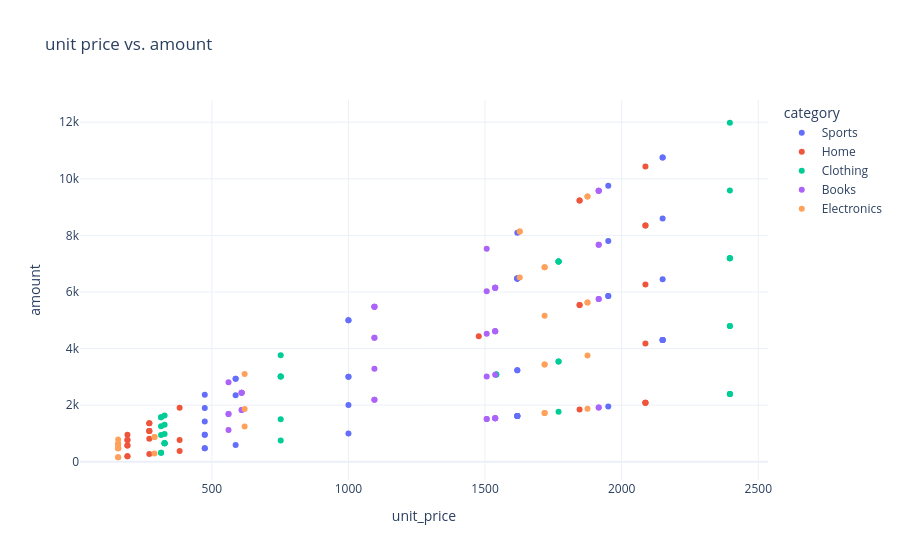

Notebook source saved alongside this figure:
### Code cell
df = pd.read_csv("../datasets/ecommerce/orders_enriched.csv",
                    parse_dates=["order_date"])
# c_a = df.groupby('category', as_index=False)['amount'].sum()
# fig = px.bar(c_a, x='category',y='amount',text='amount', color='category', title='category vs. amount')
# fig.update_traces(texttemplate='%{text:,.0f}', textposition='outside')
# fig.update_layout(height=500, showlegend=False)
#fig.show()

# ts = df.set_index('order_date').sort_index()
# m_a = ts['amount'].resample('ME').sum()
# m_a = m_a.reset_index()
# fig = px.line(m_a, 'order_date', 'amount', markers=True, title='month vs. amount')
# fig.show()


# fig = px.pie(df, 'vip_level')
fig = px.scatter(df, 'unit_price', 'amount', hover_data=['product_name'], color='category', title='unit price vs. amount')

fig.show()

### Figure 1 — Plotly figure (JSON) as saved in the notebook; plotly's stock layout.template omitted (floating-point values rounded to 4 significant figures)
{"data": [{"customdata": [["Dumbbell 5kg"], ["Water Bottle"], ["Running Shoes"], ["Jump Rope"], ["Jump Rope"], ["Water Bottle"], ["Dumbbell 5kg"], ["Running Shoes"], ["Jump Rope"], ["Dumbbell 5kg"], ["Resistance Band"], ["Water Bottle"], ["Running Shoes"], ["Running Shoes"], ["Dumbbell 5kg"], ["Water Bottle"], ["Water Bottle"], ["Water Bottle"], ["Water Bottle"], ["Jump Rope"], ["Jump Rope"], ["Water Bottle"], ["Resistance Band"], ["Jump Rope"], ["Yoga Mat"], ["Water Bottle"], ["Yoga Mat"], ["Water Bottle"], ["Running Shoes"], ["Dumbbell 5kg"], ["Jump Rope"], ["Running Shoes"], ["Dumbbell 5kg"], ["Yoga Mat"], ["Yoga Mat"], ["Dumbbell 5kg"], ["Water Bottle"], ["Resistance Band"], ["Water Bottle"], ["Yoga Mat"], ["Resistance Band"], ["Water Bottle"], ["Dumbbell 5kg"]], "hovertemplate": "category=Sports<br>unit_price=%{x}<br>amount=%{y}<br>product_name=%{customdata[0]}<extra></extra>", "legendgroup": "Sports", "marker": {"color": "#636efa", "symbol": "circle"}, "mode": "markers", "name": "Sports", "orientation": "v", "showlegend": true, "type": "scatter", "x": [2150, 1618, 1000, 474, 474, 1618, 2150, 1000, 474, 2150, 587, 1618, 1000, 1000, 2150, 1618, 1618, 1618, 1618, 474, 474, 1618, 587, 474, 1951, 1618, 1951, 1618, 1000, 2150, 474, 1000, 2150, 1951, 1951, 2150, 1618, 587, 1618, 1951, 587, 1618, 2150], "xaxis": "x", "y": [8600.0, 1618.0, 1000.0, 948.0, 1896.0, 3236.0, 10750.0, 3000.0, 474.0, 4300.0, 2935.0, 1618.0, 2000.0, 3000.0, 4300.0, 6472.0, 6472.0, 6472.0, 6472.0, 2370.0, 474.0, 1618.0, 587.0, 1422.0, 1951.0, 1618.0, 9755.0, 1618.0, 5000.0, 4300.0, 948.0, 5000.0, 4300.0, 7804.0, 5853.0, 6450.0, 3236.0, 2935.0, 6472.0, 5853.0, 2348.0, 8090.0, 10750.0], "yaxis": "y"}, {"customdata": [["Throw Pillow"], ["Coffee Mug"], ["Candle Set"], ["Throw Pillow"], ["Desk Lamp"], ["Candle Set"], ["Candle Set"], ["Plant Pot"], ["Throw Pillow"], ["Coffee Mug"], ["Plant Pot"], ["Desk Lamp"], ["Candle Set"], ["Plant Pot"], ["Candle Set"], ["Wall Clock"], ["Throw Pillow"], ["Candle Set"], ["Throw Pillow"], ["Candle Set"], ["Throw Pillow"], ["Desk Lamp"], ["Coffee Mug"], ["Plant Pot"], ["Plant Pot"], ["Plant Pot"], ["Candle Set"], ["Throw Pillow"], ["Coffee Mug"], ["Plant Pot"], ["Coffee Mug"]], "hovertemplate": "category=Home<br>unit_price=%{x}<br>amount=%{y}<br>product_name=%{customdata[0]}<extra></extra>", "legendgroup": "Home", "marker": {"color": "#EF553B", "symbol": "circle"}, "mode": "markers", "name": "Home", "orientation": "v", "showlegend": true, "type": "scatter", "x": [271, 1846, 2087, 271, 382, 2087, 2087, 191, 271, 1846, 191, 382, 2087, 191, 2087, 1477, 271, 2087, 271, 2087, 271, 382, 1846, 191, 191, 191, 2087, 271, 1846, 191, 1846], "xaxis": "x", "y": [1355.0, 1846.0, 8348.0, 1084.0, 1910.0, 2087.0, 6261.0, 573.0, 1084.0, 9230.0, 764.0, 764.0, 10440.0, 764.0, 2087.0, 4431.0, 1084.0, 2087.0, 1355.0, 4174.0, 813.0, 382.0, 9230.0, 191.0, 573.0, 955.0, 8348.0, 271.0, 5538.0, 191.0, 5538.0], "yaxis": "y"}, {"customdata": [["Cotton T-Shirt"], ["Cap"], ["Cotton T-Shirt"], ["Hoodie"], ["Sneakers"], ["Hoodie"], ["Sneakers"], ["Denim Jeans"], ["Hoodie"], ["Hoodie"], ["Hoodie"], ["Hoodie"], ["Hoodie"], ["Cotton T-Shirt"], ["Scarf"], ["Sneakers"], ["Sneakers"], ["Hoodie"], ["Denim Jeans"], ["Denim Jeans"], ["Denim Jeans"], ["Cotton T-Shirt"], ["Cap"], ["Cap"], ["Hoodie"], ["Cotton T-Shirt"], ["Cap"], ["Sneakers"], ["Cap"], ["Cap"], ["Denim Jeans"], ["Hoodie"], ["Sneakers"], ["Cotton T-Shirt"], ["Denim Jeans"], ["Scarf"], ["Cotton T-Shirt"], ["Scarf"], ["Sneakers"]], "hovertemplate": "category=Clothing<br>unit_price=%{x}<br>amount=%{y}<br>product_name=%{customdata[0]}<extra></extra>", "legendgroup": "Clothing", "marker": {"color": "#00cc96", "symbol": "circle"}, "mode": "markers", "name": "Clothing", "orientation": "v", "showlegend": true, "type": "scatter", "x": [1769, 314, 1769, 2396, 327, 2396, 327, 752, 2396, 2396, 2396, 2396, 2396, 1769, 1541, 327, 327, 2396, 752, 752, 752, 1769, 314, 314, 2396, 1769, 314, 327, 314, 314, 752, 2396, 327, 1769, 752, 1541, 1769, 1541, 327], "xaxis": "x", "y": [3538.0, 942.0, 3538.0, 9584.0, 654.0, 4792.0, 981.0, 3760.0, 2396.0, 7188.0, 7188.0, 2396.0, 11980.0, 7076.0, 3082.0, 654.0, 1308.0, 2396.0, 3008.0, 3008.0, 752.0, 1769.0, 1570.0, 314.0, 7188.0, 7076.0, 1570.0, 1635.0, 1256.0, 314.0, 1504.0, 4792.0, 654.0, 7076.0, 3008.0, 3082.0, 7076.0, 3082.0, 654.0], "yaxis": "y"}, {"customdata": [["ML Primer"], ["Data Science Handbook"], ["ML Primer"], ["Clean Code"], ["Data Science Handbook"], ["Statistics 101"], ["ML Primer"], ["Python Cookbook"], ["Clean Code"], ["Data Science Handbook"], ["ML Primer"], ["Clean Code"], ["Data Science Handbook"], ["ML Primer"], ["ML Primer"], ["Statistics 101"], ["Clean Code"], ["Python Cookbook"], ["Data Science Handbook"], ["Python Cookbook"], ["Data Science Handbook"], ["Statistics 101"], ["SQL Guide"], ["SQL Guide"], ["Data Science Handbook"], ["Data Science Handbook"], ["Data Science Handbook"], ["ML Primer"], ["Clean Code"], ["SQL Guide"], ["Clean Code"], ["Statistics 101"], ["Statistics 101"], ["Data Science Handbook"], ["SQL Guide"], ["Data Science Handbook"], ["Clean Code"], ["Clean Code"], ["ML Primer"], ["Statistics 101"], ["Python Cookbook"], ["Data Science Handbook"], ["Clean Code"], ["Python Cookbook"]], "hovertemplate": "category=Books<br>unit_price=%{x}<br>amount=%{y}<br>product_name=%{customdata[0]}<extra></extra>", "legendgroup": "Books", "marker": {"color": "#ab63fa", "symbol": "circle"}, "mode": "markers", "name": "Books", "orientation": "v", "showlegend": true, "type": "scatter", "x": [1095, 1537, 1095, 1916, 1537, 1506, 1095, 609, 1916, 1537, 1095, 1916, 1537, 1095, 1095, 1506, 1916, 609, 1537, 609, 1537, 1506, 561, 561, 1537, 1537, 1537, 1095, 1916, 561, 1916, 1506, 1506, 1537, 561, 1537, 1916, 1916, 1095, 1506, 609, 1537, 1916, 609], "xaxis": "x", "y": [4380.0, 6148.0, 5475.0, 1916.0, 6148.0, 1506.0, 4380.0, 2436.0, 5748.0, 6148.0, 5475.0, 9580.0, 3074.0, 2190.0, 2190.0, 3012.0, 7664.0, 2436.0, 1537.0, 1827.0, 1537.0, 6024.0, 1683.0, 2805.0, 4611.0, 1537.0, 1537.0, 3285.0, 1916.0, 1683.0, 7664.0, 7530.0, 1506.0, 4611.0, 1122.0, 6148.0, 5748.0, 9580.0, 5475.0, 4518.0, 1827.0, 4611.0, 9580.0, 2436.0], "yaxis": "y"}, {"customdata": [["Webcam HD"], ["Power Bank"], ["USB-C Cable"], ["Webcam HD"], ["Power Bank"], ["Power Bank"], ["Webcam HD"], ["Power Bank"], ["Power Bank"], ["Power Bank"], ["USB-C Cable"], ["Bluetooth Speaker"], ["Laptop Stand"], ["Webcam HD"], ["USB-C Cable"], ["Webcam HD"], ["Wireless Mouse"], ["Power Bank"], ["Laptop Stand"], ["Bluetooth Speaker"], ["Webcam HD"], ["Power Bank"], ["Webcam HD"], ["Laptop Stand"], ["Power Bank"], ["USB-C Cable"], ["USB-C Cable"], ["Wireless Mouse"], ["USB-C Cable"], ["Bluetooth Speaker"], ["Wireless Mouse"]], "hovertemplate": "category=Electronics<br>unit_price=%{x}<br>amount=%{y}<br>product_name=%{customdata[0]}<extra></extra>", "legendgroup": "Electronics", "marker": {"color": "#FFA15A", "symbol": "circle"}, "mode": "markers", "name": "Electronics", "orientation": "v", "showlegend": true, "type": "scatter", "x": [1718, 157, 1875, 1718, 157, 157, 1718, 157, 157, 157, 1875, 620, 290, 1718, 1875, 1718, 1627, 157, 290, 620, 1718, 157, 1718, 290, 157, 1875, 1875, 1627, 1875, 620, 1627], "xaxis": "x", "y": [5154.0, 628.0, 9375.0, 6872.0, 471.0, 471.0, 3436.0, 471.0, 628.0, 157.0, 9375.0, 3100.0, 290.0, 1718.0, 5625.0, 6872.0, 8135.0, 628.0, 870.0, 1860.0, 1718.0, 157.0, 3436.0, 870.0, 785.0, 1875.0, 5625.0, 6508.0, 3750.0, 1240.0, 8135.0], "yaxis": "y"}], "layout": {"legend": {"title": {"text": "category"}, "tracegroupgap": 0}, "title": {"text": "unit price vs. amount"}, "xaxis": {"anchor": "y", "domain": [0, 1], "title": {"text": "unit_price"}}, "yaxis": {"anchor": "x", "domain": [0, 1], "title": {"text": "amount"}}}}
